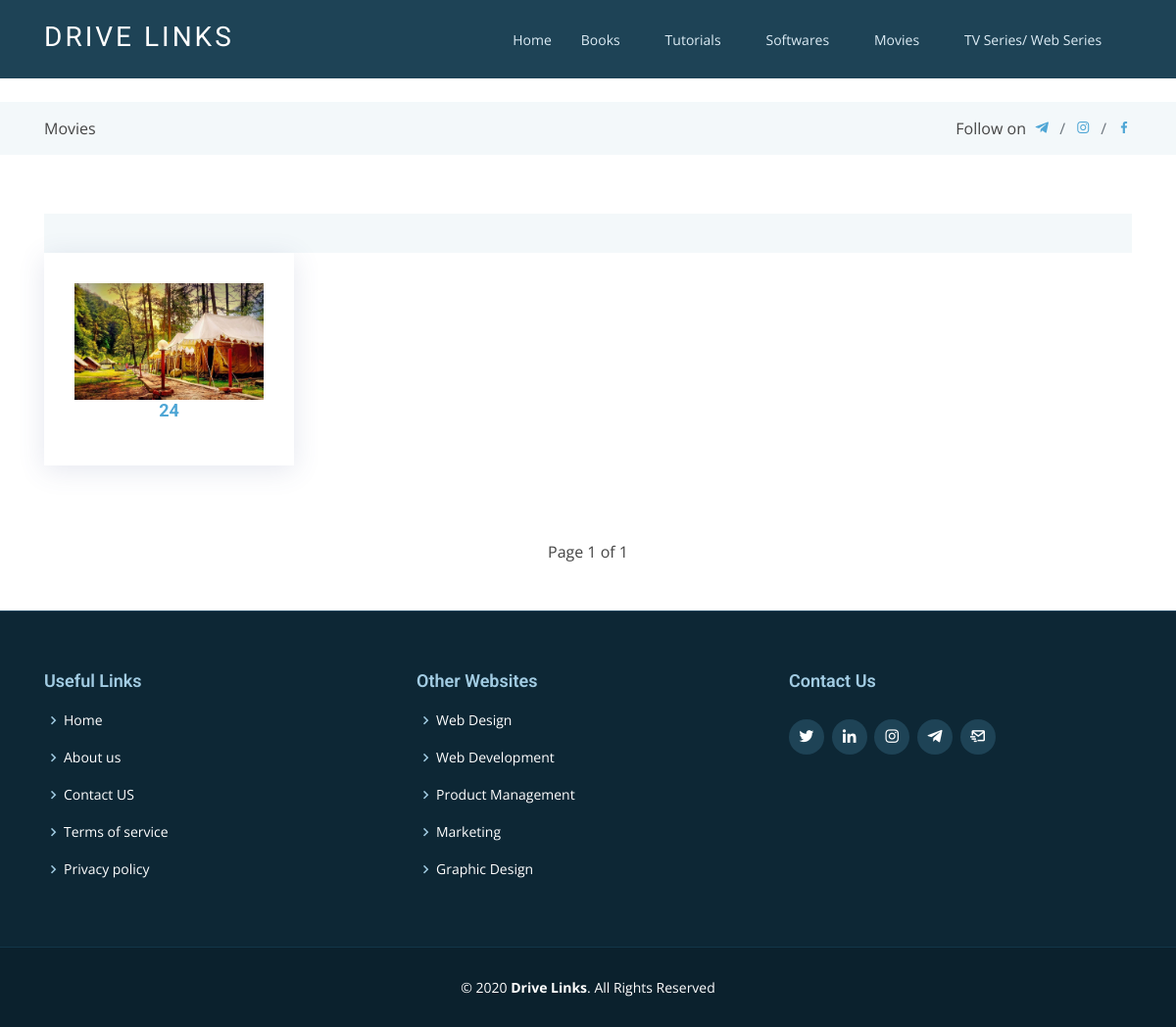
The app's page /series/ with its own data.
### app/models.py (models this page shows, shortened)
class Series(models.Model):
    series_name = models.CharField(max_length=100)
    slug = models.SlugField(max_length=100, blank=True)
    series_genere =  models.ForeignKey(Genere, related_name='series_genere',default=None, on_delete=models.CASCADE)
    series_year =  models.ForeignKey(Year, related_name='series_year',default=None, on_delete=models.CASCADE)
    series_rating =   models.ForeignKey(Rating, related_name='series_rating',default=None, on_delete=models.CASCADE)
    series_language =   models.ForeignKey(Language, related_name='series_language',default=None, on_delete=models.CASCADE)
    series_description =models.TextField(blank=True)
    series_url = models.CharField(max_length=500,blank=True)
    series_image = models.ImageField(upload_to="app/images/series", default="",blank=True)

### app/views.py (the view)
# urls.py: path('series/', views.series, name='series'),
def series(request):
    series= Series.objects.all()
    paginator = Paginator(series, 8)
    page_number = request.GET.get('page')
    page_obj = paginator.get_page(page_number)
    params ={'heading':'Category','title':'All Series', 'page_obj': page_obj}
    return render(request,'app/series.html', params)

### app/context_processors.py (called while the page is built)
def add_variable_to_context(request):
    bookscategory= Book_Subcategory.objects.all()
    tutscategory= Tutorial_Subcategory.objects.all()
    softwarescategory= Software_Category.objects.all()
    genere= Genere.objects.all()
    quality=Quality.objects.all()
    rating=Rating.objects.all()
    category= Category.objects.all()
    language= Language.objects.all()
    year=Year.objects.all()
    return {
        'bookscategory':bookscategory, 'tutscategory':tutscategory, 'softwarescategory':softwarescategory,'genere':genere,'quality':quality,'rating':rating,'category':category, 'language':language, 'year':year
    }

### app/templates/app/series.html (shortened to what this page needs)
{% extends "app/layout.html" %}
  {% load staticfiles %}
{% block content %}
  <main id="main">
     <section class="breadcrumbs">
      <div class="container">
        <div class="d-flex justify-content-between align-items-center">
         Movies
          <ol> Follow on &nbsp;
            <li><a href="https://t.me/drivelinkss" target="_blank" class="linkedin"><i class="bx bxl-telegram"> </i></a></li>
            <li><a href="https://instagram.com/drivelinkss" target="_blank" class="instagram"><i class="bx bxl-instagram"></i></a></li>
             <li><a href="https://facebook.com/drivelinkss" target="_blank" class="facebook"><i class="bx bxl-facebook"></i></a></li>
          </ol>
        </div>
      </div>
    </section>
    <section class="services mb-3">
      <div class="container">
          <section class="breadcrumbs">
    </section>
        <div class="row">
            {% for i in page_obj  %}
          <div class="col-md-6 col-lg-3 d-flex align-items-stretch" data-aos="fade-up">
              <a href="/series/view/{{i.id}}">
            <div class="icon-box icon-box-pink">
              <img src="/media/{{i.series_image}}" class="img-fluid" alt="">
              <h4 class="title">{{i.series_name}}</h4>
            </div>
                  </a>
          </div>
            {% endfor %}
        </div>
          </div>
    </section>
       <nav aria-label="Page navigation mb-5">
          <div class="pagination justify-content-center mb-5">
            <span class="step-links">
                <span class="current">
                    Page {{ page_obj.number }} of {{ page_obj.paginator.num_pages }}
                </span>
            </span>
        </div>
       </nav>
  </main>
{% endblock %}

### app/static/assets/css/style.css (style rules this page uses)
body { font-family: "Open Sans", sans-serif; color: #444; }
h1, h2, h3, h4, h5, h6, .font-primary { font-family: "Roboto", sans-serif; }
#main { margin-top: 80px; }
section { padding: 60px 0; }
.breadcrumbs { padding: 15px 0; background-color: #f3f8fa; min-height: 40px; }
.breadcrumbs ol { display: flex; flex-wrap: wrap; list-style: none; padding: 0; margin: 0; }
.breadcrumbs ol li + li { padding-left: 10px; }
.breadcrumbs ol li + li::before { display: inline-block; padding-right: 10px; color: #6c757d; content: "/"; }
.services { padding-bottom: 20px; }
.services .icon-box { padding: 30px; position: relative; overflow: hidden; margin: 0 0 40px 0; background: #fff; box-shadow: 0 5px 26px 0 rgba(68, 88, 144, 0.14); transition: all 0.3s ease-in-out; text-align: center; border: 1px solid #fff; }
.services .title { font-weight: 700; margin-bottom: 15px; font-size: 18px; }

### records on screen
Series: series_image (picture), series_name "24"

### other values on screen
{{ page_obj.number }} "1"
{{ page_obj.paginator.num_pages }} "1"
